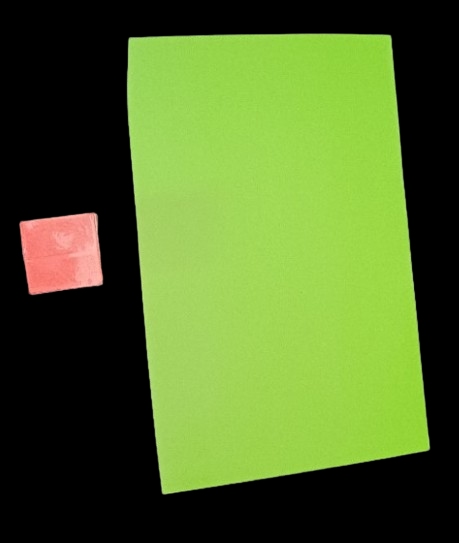
#> input picture Individual_Code/Jacques Van Niekerk/images/data.png, 459 x 543 px
$ python calibration_cube.py
#> lines starting #> are read from the running program, lines starting #| are printed output that depends on the picture; after the words box and inside, x2 and y2 are one past the last pixel; in counts of white or black regions, pixels touching at a corner belong together; pictures that were not available may be replaced by others from this repository, and a replacement may not be noted
import cv2
import numpy as np
from matplotlib import pyplot as plt
import math

# CALIBRATION CUBE RATIO

image = cv2.imread('./images/data.png')
#> image is the input picture: shape (543, 459, 3); mean B, G, R 41.1, 105.3, 80.7

h, w = image.shape[:2]
#> h = 543; w = 459
print("Height = {}, Width = {}".format(h, w))
#| Height = 543, Width = 459
# [5 lines of commented-out code are left out]

hsv = cv2.cvtColor(image, cv2.COLOR_BGRA2BGR)
lower_red = np.array([255, 0, 0])
upper_red = np.array([150, 0, 0])
mask = cv2.inRange(hsv, lower_red, upper_red)
#> mask: shape (543, 459); every value is 0
Gaussian = cv2.GaussianBlur(image, (7, 7), 0)
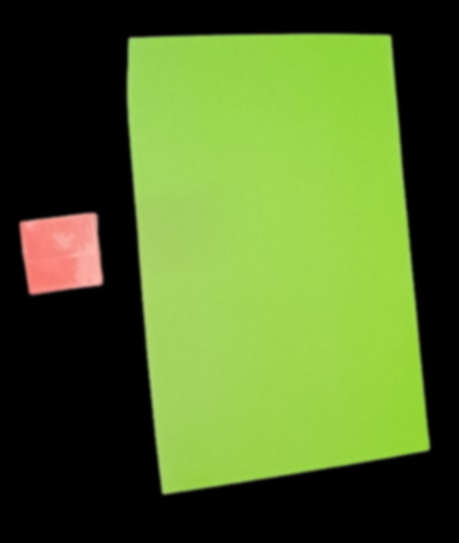
#> Gaussian: shape (543, 459, 3); mean B, G, R 41.1, 105.3, 80.7
result = cv2.bitwise_and(Gaussian, Gaussian, mask = mask)
#> result: shape (543, 459, 3); every value is 0

#resize_aspect = cv2.resize(result, dim)
cv2.imshow("Resized Image", result)
cv2.waitKey(0)

#filename = 'savedImage.jpg'
cv2.imwrite("./images/new_img_filter.jpg", result)


font = cv2.FONT_HERSHEY_COMPLEX
img2 = cv2.imread('./images/img_filter.jpg', cv2.IMREAD_COLOR)
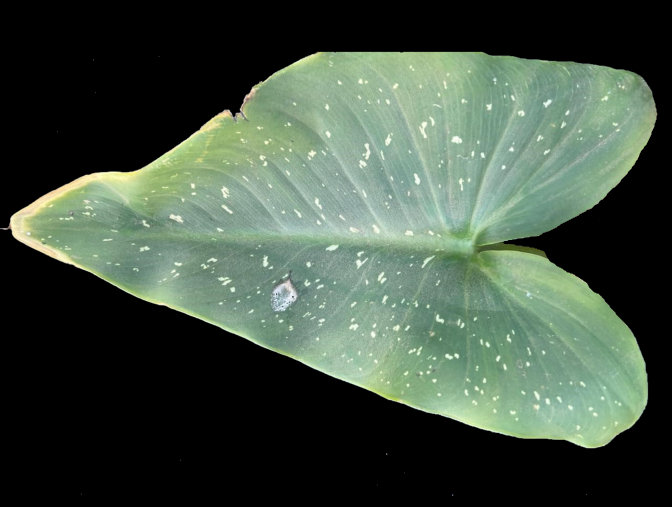
#> input picture Individual_Code/Jacques Van Niekerk/images/img_foreground.png, 672 x 507 px, given in place of img_filter.jpg, which was not available
#> img2 is the input picture: shape (507, 672, 3); mean B, G, R 66.8, 80.5, 66
img = cv2.imread('./images/img_filter.jpg', cv2.IMREAD_GRAYSCALE)
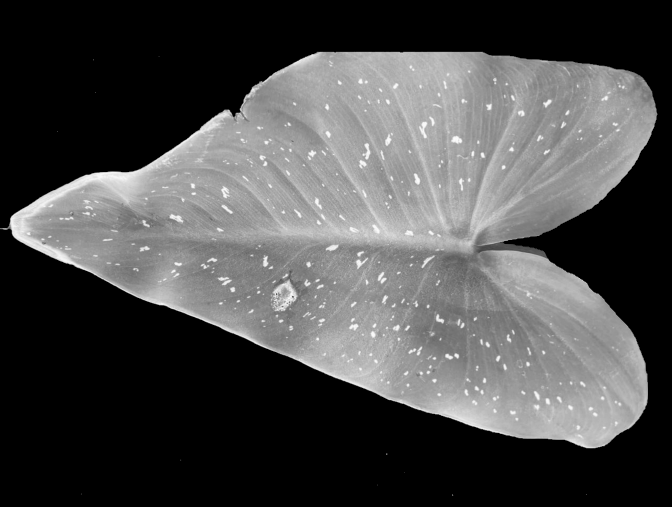
#> img: shape (507, 672); min 0, max 252, mean 75.1
_, threshold = cv2.threshold(img, 110, 255, cv2.THRESH_BINARY)
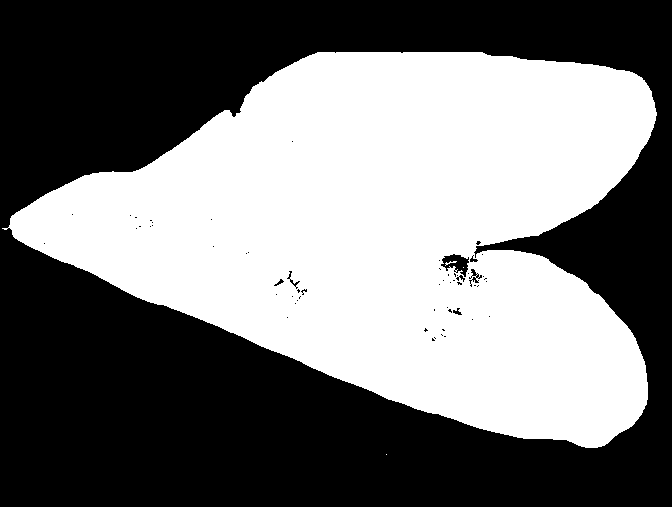
#> threshold: shape (507, 672); 46.4% white; 4 white regions (2 under 20 px)
contours, _= cv2.findContours(threshold, cv2.RETR_TREE, cv2.CHAIN_APPROX_SIMPLE)
#> contours = 84 contours, 74 with area under 20; largest, box (x1, y1, x2, y2) and area: (2, 52, 657, 448) 157909, (440, 253, 470, 278) 413, (452, 307, 463, 316) 46, (289, 278, 301, 288) 38, (273, 278, 285, 287) 36

coordinateListY = []
coordinateListX = []

for cnt in contours :
    approx = cv2.approxPolyDP(cnt, 0.009 * cv2.arcLength(cnt, True), True)
    cv2.drawContours(img2, [approx], 0, (0, 0, 255), 5)

    n = approx.ravel()
    i = 0

    for j in n :
        if(i % 2 == 0):
            x = n[i]
            y = n[i + 1]

            # String containing the co-ordinates.
            string_Coordinates = str(x) + " " + str(y)
            coordinateListY.append(y)
            coordinateListX.append(x)
            print(string_Coordinates)

            if(i == 0):
                # text on topmost co-ordinate.
                cv2.putText(img2, "Arrow tip", (x, y), font, 0.5, (255, 0, 0))
            else:
                # text on remaining co-ordinates.
                cv2.putText(img2, string_Coordinates, (x, y), font, 0.5, (0, 255, 0))
        i = i + 1
#> this loop made 84 passes
#> n on passes 1, 3, 4, 5, 6, 7, 8, 9, 11, 12, 13: [386, 454], [434, 338, 435, 337, 436, 338, 435, 339], [431, 338, 432, 337, 435, 340, 434, 341, 432, 341, 431, 340], [433, 337, 434, 336, 435, 337, 434, 338], [443, 336, 444, 335, 445, 335, 446, 336, 445, 337, 444, 337], [441, 335, 442, 334, 443, 335, 442, 336], [440, 334, 441, 333, 442, 334, 441, 335], [441, 329, 442, 328, 443, 328, 445, 330, 444, 331, 443, 331], [471, 319, 472, 318, 473, 319, 472, 320], [286, 317, 287, 316, 288, 317, 287, 318], [488, 316, 489, 315, 490, 316, 489, 317]
#> (printed output is left out)
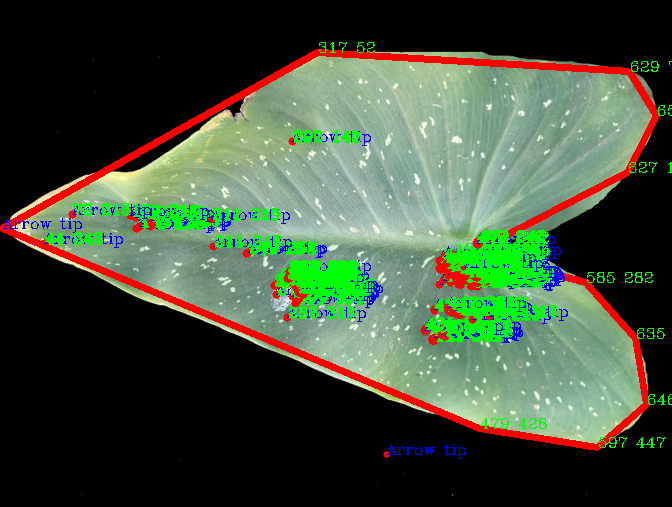
#> img2: shape (507, 672, 3); 9.99% of pixels changed, all inside (x1, y1, x2, y2) = (0, 42, 672, 459)
#> after the loop, coordinateListX = 564 values, max 656 at index 9, min 2 at index 1, mean 393.6; coordinateListY = 564 values, max 454 at index 0, min 52 at index 11, mean 277.8

print("----------------------------------")
coordinateListY.sort()
coordinateListX.sort()

top = coordinateListY[len(coordinateListY)-1]
#> top = 454
bottom = coordinateListY[0]
#> bottom = 52
left = coordinateListX[0]
#> left = 2
right = coordinateListX[len(coordinateListX)-1]
#> right = 656

width = top - bottom
#> width = 402
length = right - left
#> length = 654
ratio = math.ceil( (width + length) / 2 )
#> ratio = 528

print("Top: " + str(top) + " | Bottom: " + str(bottom) + " | Left:" + str(left) + " | Right: " + str(right))
#| Top: 454 | Bottom: 52 | Left:2 | Right: 656
print("Length is: " + str(length) + " | Width is: " + str(width))
#| Length is: 654 | Width is: 402
print("Ratio is: " + str(ratio))
#| Ratio is: 528
